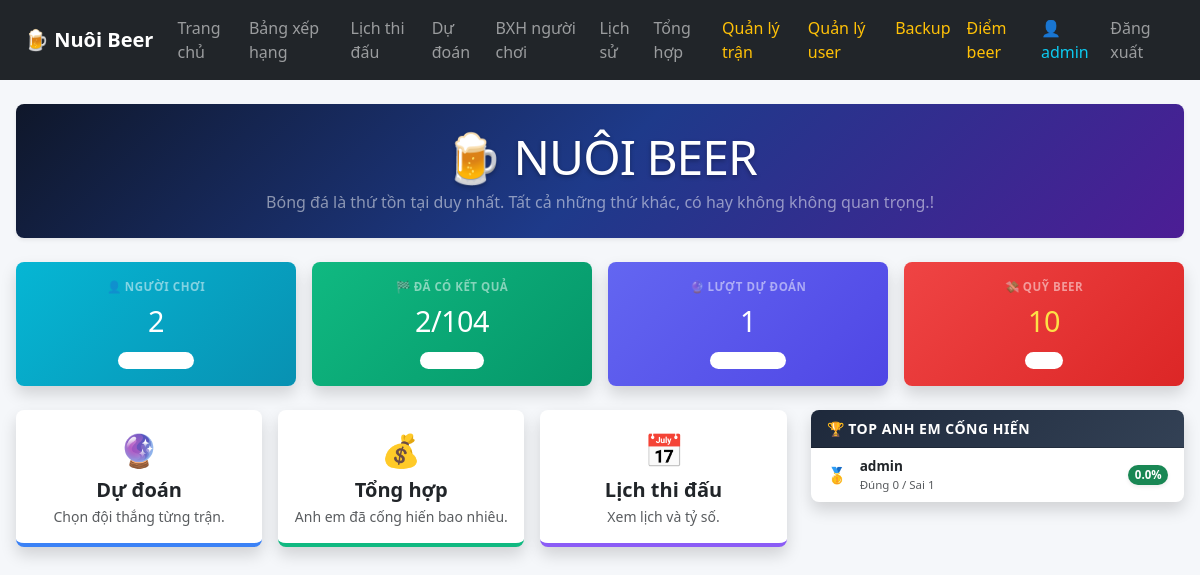
The page / (signed in) on the database its author committed.
### tables this page shows
CREATE TABLE predictions (
            id INTEGER PRIMARY KEY AUTOINCREMENT,
            user_id INTEGER NOT NULL,
            match_no INTEGER NOT NULL,
            predicted_result TEXT NOT NULL,
            created_at TIMESTAMP DEFAULT CURRENT_TIMESTAMP,
            updated_at TIMESTAMP DEFAULT CURRENT_TIMESTAMP,
            UNIQUE(user_id, match_no)
        );

CREATE TABLE users (
            id INTEGER PRIMARY KEY AUTOINCREMENT,
            username TEXT UNIQUE NOT NULL,
            password TEXT NOT NULL,
            role TEXT DEFAULT 'user',
            is_active INTEGER DEFAULT 1,
            created_at TIMESTAMP DEFAULT CURRENT_TIMESTAMP
        );

### app.py (the view)
@app.route("/")
def home():
    if not login_required():
        return redirect("/login")
    conn = get_db()
    stats = {
        "users": conn.execute("SELECT COUNT(*) AS total FROM users WHERE is_active = 1").fetchone()["total"],
        "matches": conn.execute("SELECT COUNT(*) AS total FROM matches").fetchone()["total"],
        "finished_matches": conn.execute("""
            SELECT COUNT(*) AS total
            FROM matches
            WHERE score_home IS NOT NULL AND score_away IS NOT NULL
        """).fetchone()["total"],
        "predictions": conn.execute("SELECT COUNT(*) AS total FROM predictions").fetchone()["total"],
    }
    conn.close()
    summary_list = get_summary_data()
    grand_total = sum(item["total_beer"] for item in summary_list)
    leaderboard = sorted(
        summary_list,
        key=lambda item: (item["accuracy"], item["correct"], -item["total_beer"]),
        reverse=True
    )[:5]
    stats["grand_total"] = grand_total
    return render_template(
        "index.html",
        stats=stats,
        leaderboard=leaderboard
    )

### app.py (called while the page is built)
def get_db():
    conn = sqlite3.connect(DB_NAME)
    conn.row_factory = sqlite3.Row
    return conn

def get_stage_points(stage):
    conn = get_db()
    row = conn.execute(
        "SELECT beer_points FROM stage_points WHERE stage = ?",
        (stage,)
    ).fetchone()
    conn.close()
    if row:
        return row["beer_points"]
    return 10

def login_required():
    return "user_id" in session

def rows_to_dicts(rows):
    return [dict(row) for row in rows]

def get_matches():
    conn = get_db()
    rows = conn.execute("""
        SELECT
            match_no,
            match_date AS date,
            time_vn,
            stage,
            group_name AS "group",
            home,
            away,
            stadium,
            city,
            score_home,
            score_away,
            handicap_team,
            handicap_value,
            note
        FROM matches
        ORDER BY match_no ASC
    """).fetchall()
    conn.close()
    return rows_to_dicts(rows)

def get_handicap_text(match):
    handicap_team = match.get("handicap_team")
    handicap_value = match.get("handicap_value") or 0
    if not handicap_team or handicap_value == 0:
        return "Đồng banh"
    if handicap_team == "home":
        return f"{match.get('home')} chấp {handicap_value:g}"
    if handicap_team == "away":
        return f"{match.get('away')} chấp {handicap_value:g}"
    return "Đồng banh"

def get_handicap_result(match):
    score_home = match.get("score_home")
    score_away = match.get("score_away")
    if score_home is None or score_away is None:
        return None
    handicap_team = match.get("handicap_team")
    handicap_value = float(match.get("handicap_value") or 0)
    adjusted_home = float(score_home)
    adjusted_away = float(score_away)
    if handicap_team == "home":
        adjusted_home -= handicap_value
    elif handicap_team == "away":
        adjusted_away -= handicap_value
    if adjusted_home > adjusted_away:
        return "home"
    if adjusted_home < adjusted_away:
        return "away"
    return "push"

@app.context_processor
def utility_processor():
    return {
        "get_handicap_text": get_handicap_text
    }

### templates/index.html (shortened to what this page needs)
{% extends "base.html" %}
{% block content %}
<div class="container-fluid py-4 px-3" style="max-width: 1400px; margin: 0 auto;">
  <div class="text-center py-4 mb-4 rounded-3 text-white shadow-sm position-relative overflow-hidden" style="background: linear-gradient(135deg, #0f172a 0%, #1e3a8a 50%, #4c1d95 100%);">
    <h1 class="display-5 fw-extrabold mb-1" style="letter-spacing: -1px; text-shadow: 0 2px 4px rgba(0,0,0,0.3);">🍺 NUÔI BEER</h1>
    <p class="lead text-white-50 mb-0 fw-medium" style="font-size: 1rem;">
      Bóng đá là thứ tồn tại duy nhất. Tất cả những thứ khác, có hay không không quan trọng.!
    </p>
  </div>
  <div class="row g-3 mb-4">
    <div class="col-6 col-md-3">
      <div class="card border-0 shadow rounded-3 h-100 text-white overflow-hidden card-hover" style="background: linear-gradient(135deg, #06b6d4 0%, #0891b2 100%);">
        <div class="card-body p-3 text-center">
          <div class="text-white-50 small fw-bold text-uppercase" style="font-size: 0.72rem; letter-spacing: 0.5px;">👤 Người chơi</div>
          <div class="fw-extrabold my-1" style="font-size: 1.8rem; letter-spacing: -0.5px;">{{ stats.users }}</div>
          <span class="badge bg-white bg-opacity-20 small style-badge">Thành viên</span>
        </div>
      </div>
    </div>
    <div class="col-6 col-md-3">
      <div class="card border-0 shadow rounded-3 h-100 text-white overflow-hidden card-hover" style="background: linear-gradient(135deg, #10b981 0%, #059669 100%);">
        <div class="card-body p-3 text-center">
          <div class="text-white-50 small fw-bold text-uppercase" style="font-size: 0.72rem; letter-spacing: 0.5px;">🏁 Đã có kết quả</div>
          <div class="fw-extrabold my-1" style="font-size: 1.8rem; letter-spacing: -0.5px;">{{ stats.finished_matches }}/{{ stats.matches }}</div>
          <span class="badge bg-white bg-opacity-20 small style-badge">Trận đấu</span>
        </div>
      </div>
    </div>
    <div class="col-6 col-md-3">
      <div class="card border-0 shadow rounded-3 h-100 text-white overflow-hidden card-hover" style="background: linear-gradient(135deg, #6366f1 0%, #4f46e5 100%);">
        <div class="card-body p-3 text-center">
          <div class="text-white-50 small fw-bold text-uppercase" style="font-size: 0.72rem; letter-spacing: 0.5px;">🔮 Lượt dự đoán</div>
          <div class="fw-extrabold my-1" style="font-size: 1.8rem; letter-spacing: -0.5px;">{{ stats.predictions }}</div>
          <span class="badge bg-white bg-opacity-20 small style-badge">Cửa đã đặt</span>
        </div>
      </div>
    </div>
    <div class="col-6 col-md-3">
      <div class="card border-0 shadow rounded-3 h-100 text-white overflow-hidden card-hover" style="background: linear-gradient(135deg, #ef4444 0%, #dc2626 100%);">
        <div class="card-body p-3 text-center">
          <div class="text-white-50 small fw-bold text-uppercase" style="font-size: 0.72rem; letter-spacing: 0.5px;">💸 Quỹ beer</div>
          <div class="fw-extrabold my-1 text-warning" style="font-size: 1.8rem; letter-spacing: -0.5px; color: #fde047 !important;">{{ "{:,.0f}".format(stats.grand_total) }}</div>
          <span class="badge bg-white bg-opacity-20 small style-badge">VND</span>
        </div>
      </div>
    </div>
  </div>
  <div class="row g-4">
    <div class="col-lg-8">
      <div class="row g-3">
        <div class="col-md-4">
          <a href="/du-doan" class="text-decoration-none menu-card-link">
            <div class="card border-0 shadow rounded-3 h-100 position-relative overflow-hidden" style="border-bottom: 4px solid #3b82f6 !important;">
              <div class="card-body text-center p-3">
                <div class="fs-2 mb-1">🔮</div>
                <h5 class="fw-bold text-dark mb-1">Dự đoán</h5>
                <p class="text-muted mb-0 small fw-medium">Chọn đội thắng từng trận.</p>
              </div>
            </div>
          </a>
        </div>
        <div class="col-md-4">
          <a href="/tong-hop" class="text-decoration-none menu-card-link">
            <div class="card border-0 shadow rounded-3 h-100 position-relative overflow-hidden" style="border-bottom: 4px solid #10b981 !important;">
              <div class="card-body text-center p-3">
                <div class="fs-2 mb-1">💰</div>
                <h5 class="fw-bold text-dark mb-1">Tổng hợp</h5>
                <p class="text-muted mb-0 small fw-medium">Anh em đã cống hiến bao nhiêu.</p>
              </div>
            </div>
          </a>
        </div>
        <div class="col-md-4">
          <a href="/lich-thi-dau" class="text-decoration-none menu-card-link">
            <div class="card border-0 shadow rounded-3 h-100 position-relative overflow-hidden" style="border-bottom: 4px solid #8b5cf6 !important;">
              <div class="card-body text-center p-3">
                <div class="fs-2 mb-1">📅</div>
                <h5 class="fw-bold text-dark mb-1">Lịch thi đấu</h5>
                <p class="text-muted mb-0 small fw-medium">Xem lịch và tỷ số.</p>
              </div>
            </div>
          </a>
        </div>
      </div>
    </div>
    <div class="col-lg-4">
      <div class="card border-0 shadow rounded-3 overflow-hidden">
        <div class="card-header text-white fw-bold py-2 px-3 small bg-gradient-mini" style="letter-spacing: 0.5px;">
          🏆 TOP ANH EM CỐNG HIẾN
        </div>
        <div class="card-body p-0">
          {% for item in leaderboard %}
            <div class="d-flex justify-content-between align-items-center border-bottom py-2 px-3 row-mini-bxh">
              <div class="d-flex align-items-center gap-2">
                <div class="fw-bold" style="width: 25px;">
                  {% if loop.index == 1 %}🥇
                  {% elif loop.index == 2 %}🥈
                  {% elif loop.index == 3 %}🥉
                  {% else %}<span class="text-muted small ps-1">{{ loop.index }}</span>
                  {% endif %}
                </div>
                <div>
                  <div class="fw-bold text-dark small" style="font-size: 0.85rem;">{{ item.username }}</div>
                  <div class="text-muted" style="font-size: 0.72rem; font-weight: 500;">
                    Đúng {{ item.correct }} / Sai {{ item.wrong }}
                  </div>
                </div>
              </div>
              <span class="badge bg-success fw-bold shadow-sm" style="font-size: 0.72rem; padding: 0.35em 0.55em;">{{ item.accuracy }}%</span>
            </div>
          {% else %}
            <div class="text-center text-muted py-4 small fw-medium">Chưa có dữ liệu thống kê.</div>
          {% endfor %}
        </div>
      </div>
    </div>
  </div>
</div>
{% endblock %}

### static/css/style.css (style rules this page uses)
body { background: #f5f7fa; }
.card { border-radius: 16px; }
.badge { border-radius: 999px; }

### templates/index.html (style rules this page uses)
.card-hover { transition: transform 0.2s, box-shadow 0.2s; }
.style-badge { font-size: 0.68rem; font-weight: 600; letter-spacing: 0.3px; padding: 0.3em 0.6em; }
.menu-card-link .card { transition: all 0.2s ease-in-out; }
.bg-gradient-mini { background: linear-gradient(135deg, #1e293b 0%, #334155 100%) !important; }
.row-mini-bxh:last-child { border-bottom: none !important; }

### rows shown on the page
predictions: username "admin", correct "0", wrong "1", accuracy "0.0"

### other values the page prints
{{ session.get("username") }} "admin"
{{ stats.users }} "2"
{{ stats.finished_matches }} "2"
{{ stats.matches }} "104"
{{ stats.predictions }} "1"
{{ "{:,.0f}".format(stats.grand_total) }} "10"
